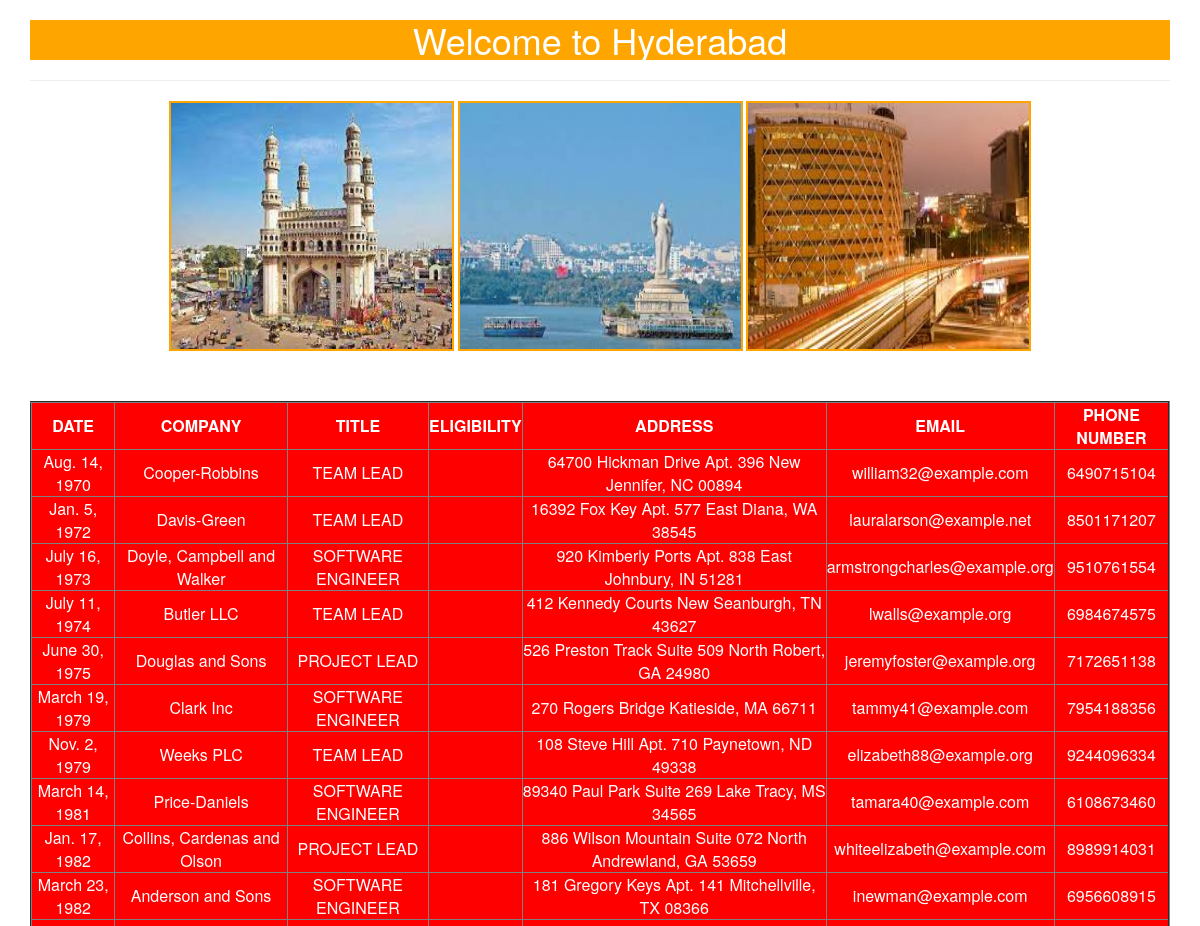
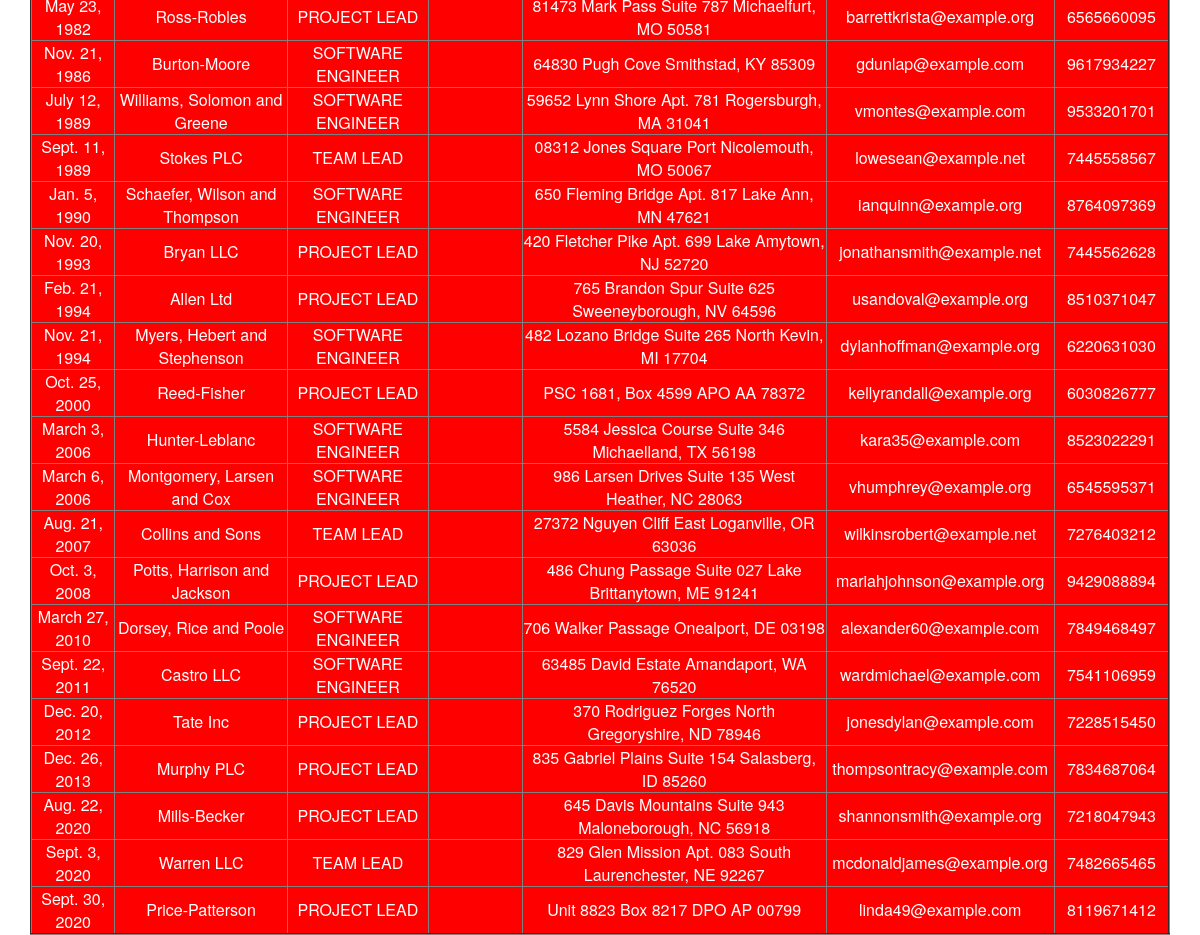
The app's page /hyd/ with its own data (2 pictures, top to bottom).
### jobapp/models.py (models this page shows)
class HydJobs(models.Model):
    date=models.DateField()
    company=models.CharField(max_length=64)
    title=models.CharField(max_length=64)
    eligibility=models.CharField(max_length=32)
    address=models.TextField()
    email=models.EmailField()
    phonenumber=models.IntegerField()

### jobapp/views.py (the view)
# urls.py: path('hyd/', views.hyd_info_view),
def hyd_info_view(request):
    hydjob=HydJobs.objects.all().order_by('date')
    return render(request,'jobapp/jobsinhyd.html',{'hydjob':hydjob})

### templates/jobapp/jobsinhyd.html (shortened to what this page needs)
{%load static%}
<html>
    <head>
        <link rel="stylesheet" href="https://stackpath.bootstrapcdn.com/bootstrap/3.4.1/css/bootstrap.min.css">
        <link rel="stylesheet" href="{%static 'css/jobs.css'%}">
    </head>
    <body>
        <div class="container" align='center'>
        <h1>Welcome to Hyderabad</h1><hr>
        <img src="{%static 'images/hyd1.jpg'%}">
        <img src="{%static 'images/hyd2.jpg'%}">
        <img src="{%static 'images/hyd3.jpg'%}">
        {%if hydjob%}
        <table border=2>
            <thead>
                <th>DATE</th>
                <th>COMPANY</th>
                <th>TITLE</th>
                <th>ELIGIBILITY</th>
                <th>ADDRESS</th>
                <th>EMAIL</th>
                <th>PHONE NUMBER</th>
            </thead>
            {%for job in hydjob%}
                <tr>
                    <td>{{job.date}}</td>
                    <td>{{job.company}}</td>
                    <td>{{job.title}}</td>
                    <td>{{job.eligibilty}}</td>
                    <td>{{job.address}}</td>
                    <td>{{job.email}}</td>
                    <td>{{job.phonenumber}}</td>
                </tr>
            {%endfor%}
        </table>
        {%else%}
        <p>Job Records Not Found!!!!</p>
        {%endif%}
    </div>
    </body>
</html>

### static/css/jobs.css (style rules this page uses)
body { background: url(https://images.unsplash.com/photo-1459180129673-eefb56f79b45?ixlib=rb-1.2.1&ixid=MnwxMjA3fDB8MHxzZWFyY2h8Mnx8am9ic3xlbnwwfHwwfHw%3D&auto=format&fit=crop&w=500&q=60); background-repeat: no-repeat; background-size: cover; background-position: center; background-image: cross-fade(); text-align: center; }
h1 { text-align: center; background-color: orange; background-position: 0cm ; color: white; }
img { width:25%; height: 250px; border: 2px solid orange; }
table { background-color: red; color: white; margin-top: 50px; text-align: center; align-content: center; align-tracks: center; }
thead,th { text-align: center; }

### records on screen
HydJobs: date "Aug. 14, 1970", company "Cooper-Robbins", title "TEAM LEAD", address "64700 Hickman Drive Apt. 396 New Jennifer, NC 00894", email "william32@example.com", phonenumber "6490715104"
HydJobs: date "Jan. 5, 1972", company "Davis-Green", title "TEAM LEAD", address "16392 Fox Key Apt. 577 East Diana, WA 38545", email "lauralarson@example.net", phonenumber "8501171207"
HydJobs: date "July 16, 1973", company "Doyle, Campbell and Walker", title "SOFTWARE ENGINEER", address "920 Kimberly Ports Apt. 838 East Johnbury, IN 51281", email "armstrongcharles@example.org", phonenumber "9510761554"
HydJobs: date "July 11, 1974", company "Butler LLC", title "TEAM LEAD", address "412 Kennedy Courts New Seanburgh, TN 43627", email "lwalls@example.org", phonenumber "6984674575"
HydJobs: date "June 30, 1975", company "Douglas and Sons", title "PROJECT LEAD", address "526 Preston Track Suite 509 North Robert, GA 24980", email "jeremyfoster@example.org", phonenumber "7172651138"
HydJobs: date "March 19, 1979", company "Clark Inc", title "SOFTWARE ENGINEER", address "270 Rogers Bridge Katieside, MA 66711", email "tammy41@example.com", phonenumber "7954188356"
HydJobs: date "Nov. 2, 1979", company "Weeks PLC", title "TEAM LEAD", address "108 Steve Hill Apt. 710 Paynetown, ND 49338", email "elizabeth88@example.org", phonenumber "9244096334"
HydJobs: date "March 14, 1981", company "Price-Daniels", title "SOFTWARE ENGINEER", address "89340 Paul Park Suite 269 Lake Tracy, MS 34565", email "tamara40@example.com", phonenumber "6108673460"
HydJobs: date "Jan. 17, 1982", company "Collins, Cardenas and Olson", title "PROJECT LEAD", address "886 Wilson Mountain Suite 072 North Andrewland, GA 53659", email "whiteelizabeth@example.com", phonenumber "8989914031"
HydJobs: date "March 23, 1982", company "Anderson and Sons", title "SOFTWARE ENGINEER", address "181 Gregory Keys Apt. 141 Mitchellville, TX 08366", email "inewman@example.com", phonenumber "6956608915"
HydJobs: date "May 23, 1982", company "Ross-Robles", title "PROJECT LEAD", address "81473 Mark Pass Suite 787 Michaelfurt, MO 50581", email "barrettkrista@example.org", phonenumber "6565660095"
HydJobs: date "Nov. 21, 1986", company "Burton-Moore", title "SOFTWARE ENGINEER", address "64830 Pugh Cove Smithstad, KY 85309", email "gdunlap@example.com", phonenumber "9617934227"
HydJobs: date "July 12, 1989", company "Williams, Solomon and Greene", title "SOFTWARE ENGINEER", address "59652 Lynn Shore Apt. 781 Rogersburgh, MA 31041", email "vmontes@example.com", phonenumber "9533201701"
HydJobs: date "Sept. 11, 1989", company "Stokes PLC", title "TEAM LEAD", address "08312 Jones Square Port Nicolemouth, MO 50067", email "lowesean@example.net", phonenumber "7445558567"
HydJobs: date "Jan. 5, 1990", company "Schaefer, Wilson and Thompson", title "SOFTWARE ENGINEER", address "650 Fleming Bridge Apt. 817 Lake Ann, MN 47621", email "ianquinn@example.org", phonenumber "8764097369"
HydJobs: date "Nov. 20, 1993", company "Bryan LLC", title "PROJECT LEAD", address "420 Fletcher Pike Apt. 699 Lake Amytown, NJ 52720", email "jonathansmith@example.net", phonenumber "7445562628"
HydJobs: date "Feb. 21, 1994", company "Allen Ltd", title "PROJECT LEAD", address "765 Brandon Spur Suite 625 Sweeneyborough, NV 64596", email "usandoval@example.org", phonenumber "8510371047"
HydJobs: date "Nov. 21, 1994", company "Myers, Hebert and Stephenson", title "SOFTWARE ENGINEER", address "482 Lozano Bridge Suite 265 North Kevin, MI 17704", email "dylanhoffman@example.org", phonenumber "6220631030"
HydJobs: date "Oct. 25, 2000", company "Reed-Fisher", title "PROJECT LEAD", address "PSC 1681, Box 4599 APO AA 78372", email "kellyrandall@example.org", phonenumber "6030826777"
HydJobs: date "March 3, 2006", company "Hunter-Leblanc", title "SOFTWARE ENGINEER", address "5584 Jessica Course Suite 346 Michaelland, TX 56198", email "kara35@example.com", phonenumber "8523022291"
HydJobs: date "March 6, 2006", company "Montgomery, Larsen and Cox", title "SOFTWARE ENGINEER", address "986 Larsen Drives Suite 135 West Heather, NC 28063", email "vhumphrey@example.org", phonenumber "6545595371"
HydJobs: date "Aug. 21, 2007", company "Collins and Sons", title "TEAM LEAD", address "27372 Nguyen Cliff East Loganville, OR 63036", email "wilkinsrobert@example.net", phonenumber "7276403212"
HydJobs: date "Oct. 3, 2008", company "Potts, Harrison and Jackson", title "PROJECT LEAD", address "486 Chung Passage Suite 027 Lake Brittanytown, ME 91241", email "mariahjohnson@example.org", phonenumber "9429088894"
HydJobs: date "March 27, 2010", company "Dorsey, Rice and Poole", title "SOFTWARE ENGINEER", address "706 Walker Passage Onealport, DE 03198", email "alexander60@example.com", phonenumber "7849468497"
HydJobs: date "Sept. 22, 2011", company "Castro LLC", title "SOFTWARE ENGINEER", address "63485 David Estate Amandaport, WA 76520", email "wardmichael@example.com", phonenumber "7541106959"
HydJobs: date "Dec. 20, 2012", company "Tate Inc", title "PROJECT LEAD", address "370 Rodriguez Forges North Gregoryshire, ND 78946", email "jonesdylan@example.com", phonenumber "7228515450"
HydJobs: date "Dec. 26, 2013", company "Murphy PLC", title "PROJECT LEAD", address "835 Gabriel Plains Suite 154 Salasberg, ID 85260", email "thompsontracy@example.com", phonenumber "7834687064"
HydJobs: date "Aug. 22, 2020", company "Mills-Becker", title "PROJECT LEAD", address "645 Davis Mountains Suite 943 Maloneborough, NC 56918", email "shannonsmith@example.org", phonenumber "7218047943"
HydJobs: date "Sept. 3, 2020", company "Warren LLC", title "TEAM LEAD", address "829 Glen Mission Apt. 083 South Laurenchester, NE 92267", email "mcdonaldjames@example.org", phonenumber "7482665465"
HydJobs: date "Sept. 30, 2020", company "Price-Patterson", title "PROJECT LEAD", address "Unit 8823 Box 8217 DPO AP 00799", email "linda49@example.com", phonenumber "8119671412"
